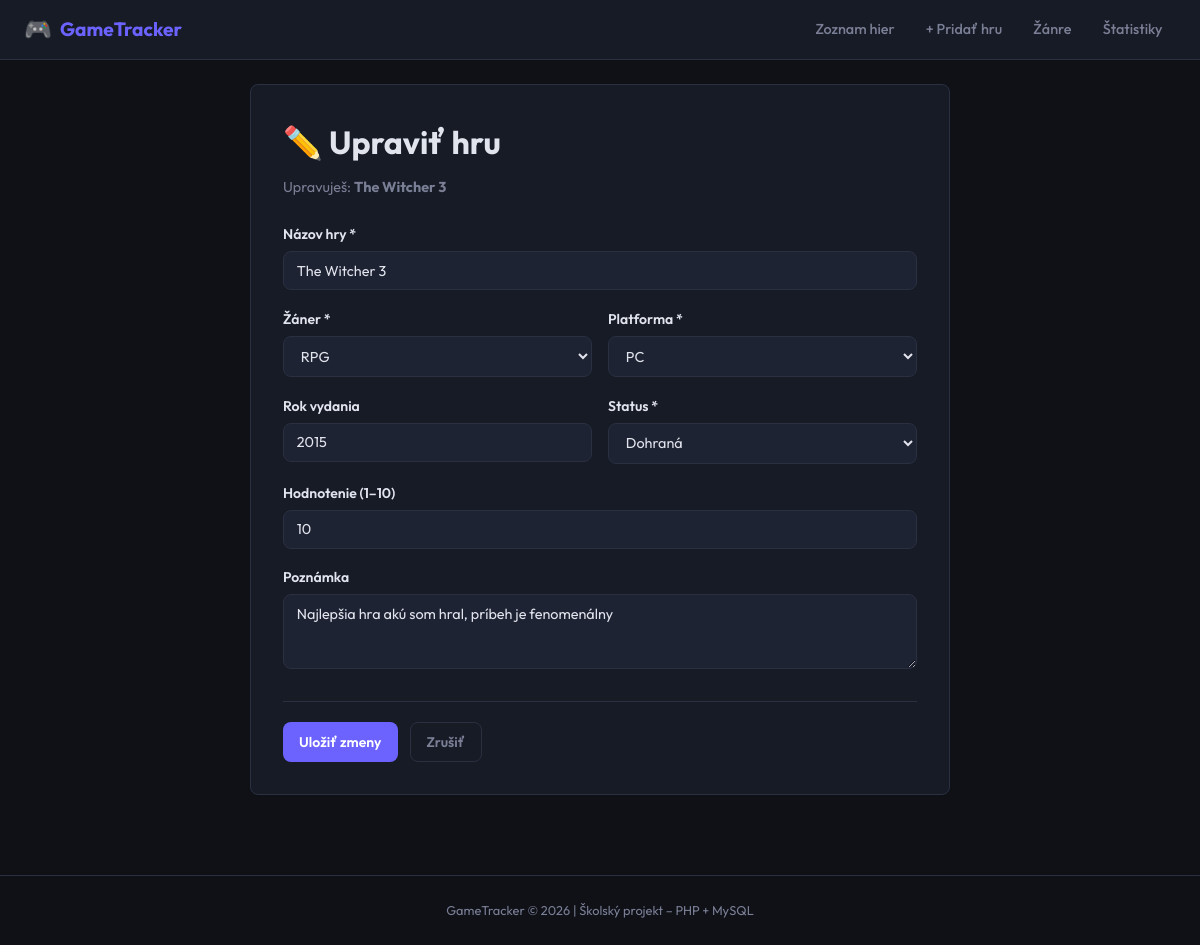
/pages/edit_game.php?id=1, run on the app's committed database.
### tables this page shows
CREATE TABLE IF NOT EXISTS games (
    id INT AUTO_INCREMENT PRIMARY KEY,
    title VARCHAR(150) NOT NULL,
    genre_id INT NOT NULL,
    platform VARCHAR(50) NOT NULL,
    release_year YEAR,
    status ENUM('chcem hrat', 'hrám', 'dohraná', 'nedohraná') NOT NULL DEFAULT 'chcem hrat',
    rating TINYINT DEFAULT NULL CHECK (rating >= 1 AND rating <= 10),
    note TEXT,
    added_at DATETIME DEFAULT CURRENT_TIMESTAMP,
    FOREIGN KEY (genre_id) REFERENCES genres(id) ON DELETE RESTRICT
);

CREATE TABLE IF NOT EXISTS genres (
    id INT AUTO_INCREMENT PRIMARY KEY,
    name VARCHAR(50) NOT NULL,
    description VARCHAR(255)
);

### includes/functions.php (called while the page is built, shortened)
<?php
function getGenres($conn) {
    $result = mysqli_query($conn, "SELECT * FROM genres ORDER BY name");
    return mysqli_fetch_all($result, MYSQLI_ASSOC);
}
?>

### pages/edit_game.php (the view, shortened to what this page needs)
<?php
require_once '../includes/db.php';
require_once '../includes/functions.php';
$id = (int)($_GET['id'] ?? 0);
$stmt = mysqli_prepare($conn, "SELECT * FROM games WHERE id = ?");
mysqli_stmt_bind_param($stmt, 'i', $id);
mysqli_stmt_execute($stmt);
$result = mysqli_stmt_get_result($stmt);
$game = mysqli_fetch_assoc($result);
$formData = $game;
$genres = getGenres($conn);
include '../includes/header.php';
?>
<div class="form-page">
    <div class="form-card">
        <h1>✏️ Upraviť hru</h1>
        <p class="form-subtitle">Upravuješ: <strong><?= htmlspecialchars($game['title']) ?></strong></p>
        <form method="POST" action="edit_game.php?id=<?= $id ?>">
            <div class="form-group">
                <label for="title">Názov hry *</label>
                <input type="text" id="title" name="title"
                       value="<?= htmlspecialchars($formData['title']) ?>"
                       maxlength="150" required>
            </div>
            <div class="form-row">
                <div class="form-group">
                    <label for="genre_id">Žáner *</label>
                    <select id="genre_id" name="genre_id" required>
                        <?php foreach ($genres as $g): ?>
                            <option value="<?= $g['id'] ?>"
                                <?= $formData['genre_id'] == $g['id'] ? 'selected' : '' ?>>
                                <?= htmlspecialchars($g['name']) ?>
                            </option>
                        <?php endforeach; ?>
                    </select>
                </div>
                <div class="form-group">
                    <label for="platform">Platforma *</label>
                    <select id="platform" name="platform" required>
                        <?php
                        $platforms = ['PC', 'PS5', 'PS4', 'Xbox Series X', 'Xbox One', 'Nintendo Switch', 'Mobile'];
                        foreach ($platforms as $p):
                        ?>
                            <option value="<?= $p ?>" <?= $formData['platform'] === $p ? 'selected' : '' ?>>
                                <?= $p ?>
                            </option>
                        <?php endforeach; ?>
                    </select>
                </div>
            </div>
            <div class="form-row">
                <div class="form-group">
                    <label for="release_year">Rok vydania</label>
                    <input type="number" id="release_year" name="release_year"
                           value="<?= htmlspecialchars($formData['release_year'] ?? '') ?>"
                           min="1970" max="2030">
                </div>
                <div class="form-group">
                    <label for="status">Status *</label>
                    <select id="status" name="status" required>
                        <option value="dohraná" <?= $formData['status'] === 'dohraná' ? 'selected' : '' ?>>Dohraná</option>
                    </select>
                </div>
            </div>
            <div class="form-group">
                <label for="rating">Hodnotenie (1–10)</label>
                <input type="number" id="rating" name="rating"
                       value="<?= $formData['rating'] !== null ? $formData['rating'] : '' ?>"
                       min="1" max="10">
            </div>
            <div class="form-group">
                <label for="note">Poznámka</label>
                <textarea id="note" name="note" rows="3"><?= htmlspecialchars($formData['note'] ?? '') ?></textarea>
            </div>
            <div class="form-actions">
                <button type="submit" class="btn btn-primary">Uložiť zmeny</button>
                <a href="../index.php" class="btn btn-ghost">Zrušiť</a>
            </div>
        </form>
    </div>
</div>
<?php include '../includes/footer.php'; ?>

### assets/css/style.css (style rules this page uses)
:root { --bg: #0f1117; --bg2: #171b26; --bg3: #1e2333; --border: #2a2f42; --text: #e2e4ed; --text-muted: #7a7f96; --accent: #6c63ff; --accent-hover: #5a53e0; --green: #3ecf8e; --yellow: #f59e0b; --red: #ef4444; --blue: #3b82f6; --orange: #f97316; --radius: 8px; --shadow: 0 2px 12px rgba(0,0,0,0.4); }
* { box-sizing: border-box; margin: 0; padding: 0; }
body { font-family: 'Outfit', sans-serif; background: var(--bg); color: var(--text); min-height: 100vh; line-height: 1.6; }
a { color: var(--accent); text-decoration: none; }
.btn { display: inline-flex; align-items: center; gap: 0.3rem; padding: 0.5rem 1rem; border-radius: var(--radius); font-family: inherit; font-size: 0.875rem; font-weight: 600; cursor: pointer; border: none; text-decoration: none; transition: background 0.15s, opacity 0.15s; white-space: nowrap; }
.btn-primary { background: var(--accent); color: #fff; }
.btn-ghost { background: transparent; color: var(--text-muted); border: 1px solid var(--border); }
.form-page { max-width: 700px; margin: 0 auto; }
.form-card { background: var(--bg2); border: 1px solid var(--border); border-radius: var(--radius); padding: 2rem; }
.form-card h1, .form-card h2 { margin-bottom: 1.5rem; }
.form-subtitle { color: var(--text-muted); margin-top: -1rem; margin-bottom: 1.5rem; font-size: 0.9rem; }
.form-group { margin-bottom: 1.1rem; }
.form-group label { display: block; margin-bottom: 0.35rem; font-size: 0.875rem; font-weight: 600; color: var(--text); }
.form-group input, .form-group select, .form-group textarea { width: 100%; background: var(--bg3); border: 1px solid var(--border); border-radius: var(--radius); padding: 0.6rem 0.8rem; color: var(--text); font-size: 0.9rem; font-family: inherit; transition: border-color 0.15s; }
.form-group textarea { resize: vertical; }
.form-row { display: grid; grid-template-columns: 1fr 1fr; gap: 1rem; }
.form-actions { display: flex; gap: 0.75rem; margin-top: 1.5rem; padding-top: 1.25rem; border-top: 1px solid var(--border); }

### data on the page
games: title "The Witcher 3", genre_id "RPG", platform "PC", release_year "2015", status "Dohraná", rating "10", note "Najlepšia hra akú som hral, príbeh je fenomenálny"
